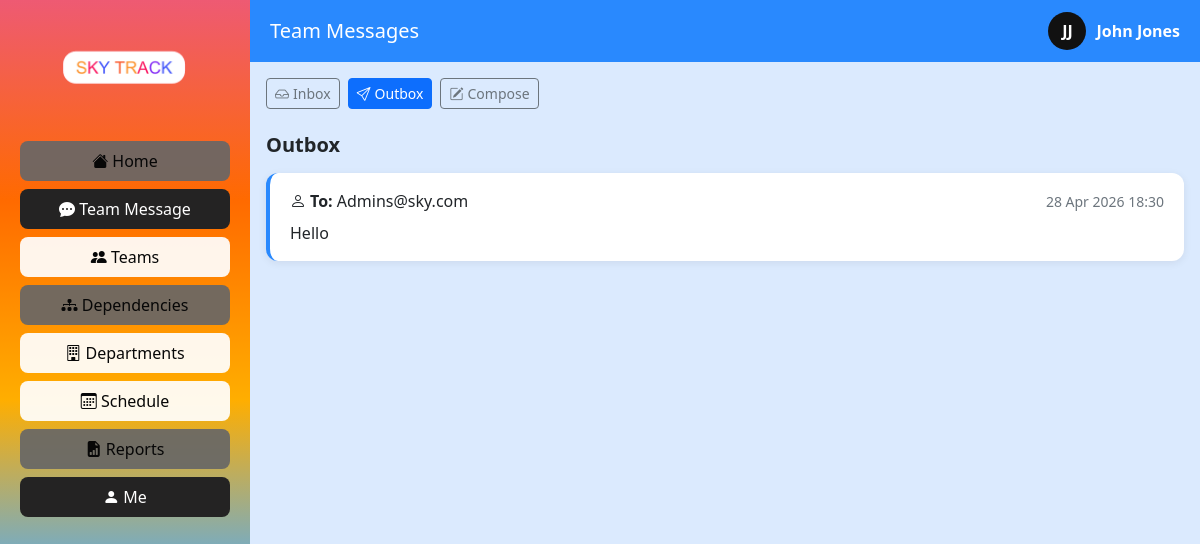
The page /messages/outbox/ (signed in) on the database its author committed.
### main/models.py (models this page shows, shortened)
class Staff(models.Model):
    user = models.OneToOneField(User, on_delete=models.CASCADE)
    first_name = models.CharField(max_length=50)
    last_name = models.CharField(max_length=50)
    class Meta:
        db_table = "Staff"

class Message(models.Model):
    sender = models.ForeignKey(
        User,
        on_delete=models.CASCADE,
        related_name='sent_messages',
        db_column='sender_id'
    )
    receiver = models.ForeignKey(
        User,
        on_delete=models.CASCADE,
        related_name='received_messages',
        db_column='receiver_id'
    )
    content = models.TextField()
    timestamp = models.DateTimeField(auto_now_add=True)
    is_read = models.BooleanField(default=False)
    class Meta:
        db_table = "Message"
        ordering = ['-timestamp']

class User(models.Model):
    user_Id = models.AutoField(primary_key=True)
    email = models.EmailField(unique=True)
    password_hash = models.TextField()
    role = models.TextField(default="user")
    class Meta:
        db_table = "User"

### main/views.py (the view)
# urls.py: path("messages/outbox/", views.outbox, name="outbox"),
def outbox(request):
    email = request.session.get("user_email")
    if not email:
        return redirect("login")
    current_user = User.objects.get(email=email)
    staff = Staff.objects.filter(user=current_user).first()
    sent_messages = Message.objects.filter(
        sender=current_user
    ).order_by('-timestamp')
    return render(request, 'outbox.html', {
        'messages': sent_messages,
        'current_user': current_user,
        'staff': staff,
    })

### web_pages/outbox.html (shortened to what this page needs)
{% extends 'base.html' %}
{% block header %}Team Messages{% endblock %}
{% block content %}
<div class="d-flex gap-2 mb-4">
  <a href="/messages/" class="btn btn-outline-secondary btn-sm">
    <i class="bi bi-inbox me-1"></i>Inbox
  </a>
  <a href="/messages/outbox/" class="btn btn-primary btn-sm">
    <i class="bi bi-send me-1"></i>Outbox
  </a>
  <a href="/messages/compose/" class="btn btn-outline-secondary btn-sm">
    <i class="bi bi-pencil-square me-1"></i>Compose
  </a>
</div>
<h5 class="mb-3 fw-semibold">Outbox</h5>
{% for msg in messages %}
  <div style="background:#fff; border-radius:12px; padding:16px 20px; margin-bottom:10px; box-shadow:0 2px 8px rgba(0,0,0,0.07); border-left:4px solid #2989fe;">
    <div class="d-flex justify-content-between align-items-center">
      <span><i class="bi bi-person me-1"></i><strong>To:</strong> {{ msg.receiver.email }}</span>
      <small class="text-secondary">{{ msg.timestamp|date:"d M Y H:i" }}</small>
    </div>
    <p class="mb-0 mt-2">{{ msg.content }}</p>
  </div>
{% empty %}
  <div class="text-center mt-5" style="color:#9ca3af;">
    <i class="bi bi-send fs-1 d-block mb-2"></i>
    <p>No sent messages yet.</p>
    <a href="/messages/compose/" class="btn btn-primary btn-sm">Compose a message</a>
  </div>
{% endfor %}
{% endblock %}

### web_pages/base.html (shortened to what this page needs)
{% load static %}
<!DOCTYPE html>
<html lang="en">
<head>
<link href="https://cdn.jsdelivr.net/npm/bootstrap@5.3.2/dist/css/bootstrap.min.css" rel="stylesheet">
<link href="https://cdn.jsdelivr.net/npm/bootstrap-icons@1.11.3/font/bootstrap-icons.css" rel="stylesheet">
<link rel="stylesheet" href="{% static 'css/base.css' %}">
</head>
<body>
<div class="d-flex">
  <div class="sidebar">
    <img src="{% static 'images/sky_logo.png' %}" class="logo" onerror="this.style.display='none'">
    <nav class="nav flex-column w-100">
      <a class="nav-link" id="grey"  href="{% url 'dashboard' %}"><i class="bi bi-house-fill"></i> Home</a>
      <a class="nav-link" id="black" href="{% url 'inbox' %}"><i class="bi bi-chat-dots-fill"></i> Team Message</a>
      <a class="nav-link" id="white" href="{% url 'teams:list' %}"><i class="bi bi-people-fill"></i> Teams</a>
      <a class="nav-link" id="grey"  href="{% url 'teams:dependencies' %}"><i class="bi bi-diagram-3-fill"></i> Dependencies</a>
      <a class="nav-link" id="white" href="{% url 'teams:departments' %}"><i class="bi bi-building"></i> Departments</a>
      <a class="nav-link" id="white" href="{% url 'schedule:upcoming' %}"><i class="bi bi-calendar3"></i> Schedule</a>
      <a class="nav-link" id="grey"  href="{% url 'reports:dashboard' %}"><i class="bi bi-file-earmark-bar-graph-fill"></i> Reports</a>
      <a class="nav-link" id="black" href="{% url 'profile' %}"><i class="bi bi-person-fill"></i> Me</a>
    </nav>
  </div>
  <div class="flex-grow-1 d-flex flex-column main-area">
    <div class="topbar">
      <h5 class="m-0">{% block header %}{% endblock %}</h5>
      <a href="{% url 'profile' %}" style="text-decoration:none;color:white;">
        <div class="profile-box">
          <div class="profile-img">{{ staff.first_name|default:"U"|slice:":1"|upper }}{{ staff.last_name|default:"S"|slice:":1"|upper }}</div>
          <strong>{{ staff.first_name|default:"User" }} {{ staff.last_name|default:"" }}</strong>
        </div>
      </a>
    </div>
    <div class="p-3">{% block content %}{% endblock %}</div>
  </div>
</div>
</body>
</html>

### assets/css/base.css (style rules this page uses)
body { background:#dbeafe; height:100vh; overflow:hidden; }
.sidebar { width:250px; min-height:100vh; background:linear-gradient(rgb(238, 90, 115),rgb(255, 106, 0),rgb(255, 174, 0),#4dabff,rgb(210, 235, 49)); padding:20px; display:flex; flex-direction:column; align-items:center; }
.logo { width:200px; margin:10px 0 30px 0; }
.sidebar .nav-link { color:rgb(7, 7, 7); font-weight:500; margin-bottom:8px; background:rgba(42, 43, 42, 0.2); border-radius:8px; text-align:center; width:100%; }
#black { background:rgb(36, 35, 35); color:white; }
#white { background:rgba(255, 255, 255, 0.923); }
#grey { background:rgba(104, 103, 103, 0.923); }
.topbar { background:#2989fe; padding:12px 20px; display:flex; justify-content:space-between; align-items:center; color:white; }
.profile-box { display:flex; align-items:center; gap:10px; }
.profile-img { width:38px; height:38px; border-radius:50%; background:#111; color:white; display:flex; align-items:center; justify-content:center; font-weight:bold; text-transform:uppercase; }
.main-area { height:100vh; overflow-y:auto; }

### rows shown on the page
Staff: first_name "J", last_name "J", first_name "John", last_name "Jones"
Message: receiver.email "Admins@sky.com", timestamp "28 Apr 2026 18:30", content "Hello"
